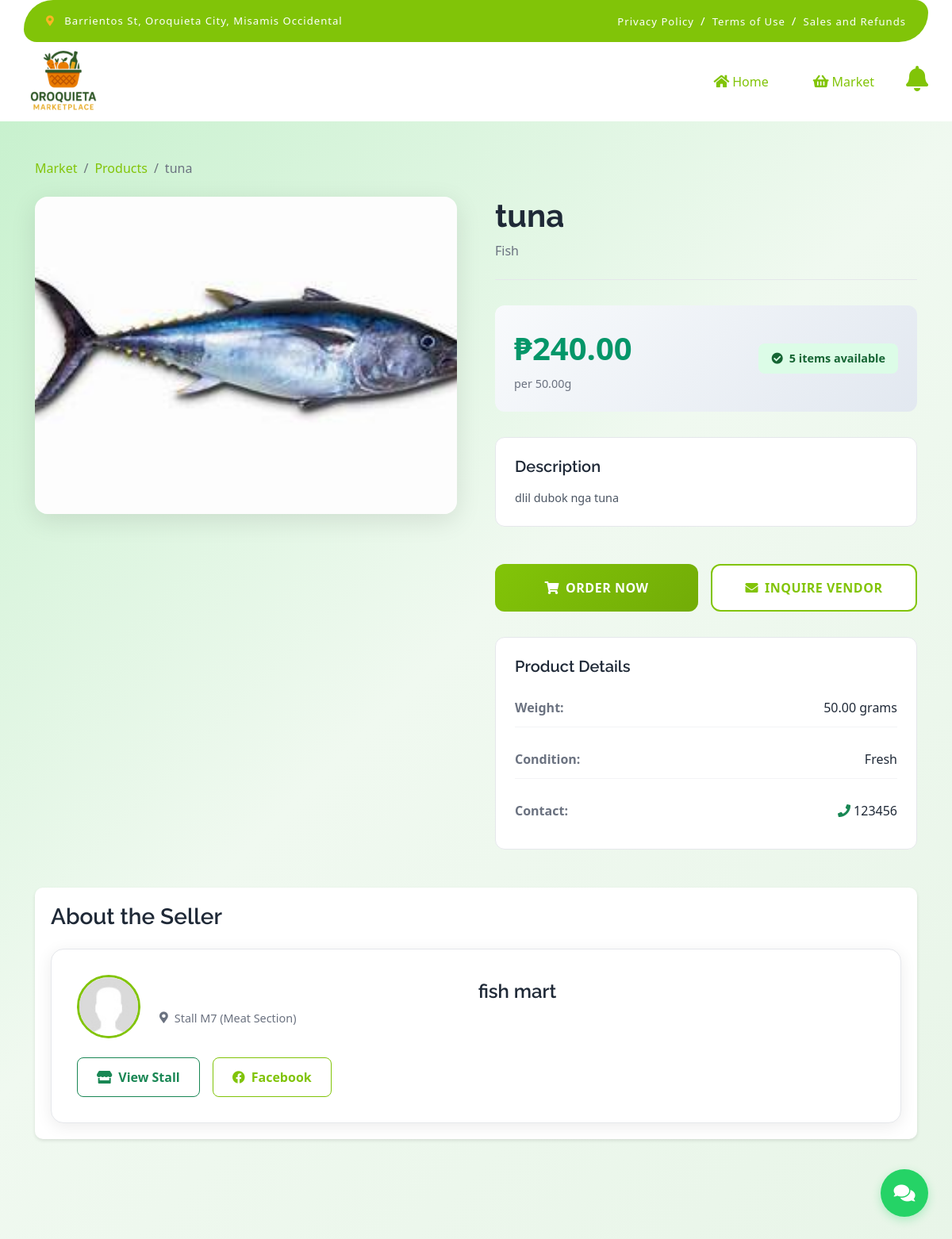
/customer/view_product.php?id=8, run on the app's committed database.
### tables this page shows
CREATE TABLE `products` (
  `id` int(11) NOT NULL,
  `seller_id` int(11) NOT NULL,
  `category_id` int(11) DEFAULT NULL,
  `name` varchar(255) NOT NULL,
  `description` text DEFAULT NULL,
  `price` decimal(10,2) NOT NULL,
  `stock_quantity` int(11) NOT NULL DEFAULT 0,
  `weight` decimal(10,2) DEFAULT NULL,
  `is_featured` tinyint(1) DEFAULT 0,
  `is_active` tinyint(1) DEFAULT 1,
  `created_at` timestamp NOT NULL DEFAULT current_timestamp(),
  `updated_at` timestamp NOT NULL DEFAULT current_timestamp() ON UPDATE current_timestamp()
);

CREATE TABLE `product_images` (
  `id` int(11) NOT NULL,
  `product_id` int(11) NOT NULL,
  `image_path` varchar(255) NOT NULL,
  `is_primary` tinyint(1) DEFAULT 0,
  `display_order` int(11) DEFAULT 0,
  `created_at` timestamp NOT NULL DEFAULT current_timestamp()
);

CREATE TABLE `categories` (
  `id` int(11) NOT NULL,
  `name` varchar(100) NOT NULL,
  `icon` varchar(10) DEFAULT NULL COMMENT 'Emoji or icon character',
  `description` text DEFAULT NULL,
  `parent_id` int(11) DEFAULT NULL,
  `image` varchar(255) DEFAULT NULL,
  `is_active` tinyint(1) DEFAULT 1,
  `created_at` timestamp NOT NULL DEFAULT current_timestamp(),
  `updated_at` timestamp NOT NULL DEFAULT current_timestamp() ON UPDATE current_timestamp()
);

CREATE TABLE `seller_applications` (
  `id` int(11) NOT NULL,
  `seller_id` int(11) NOT NULL,
  `business_name` varchar(255) NOT NULL,
  `business_phone` varchar(20) NOT NULL,
  `tax_id` varchar(50) DEFAULT NULL,
  `documents_submitted` text DEFAULT NULL,
  `selected_stall` varchar(10) DEFAULT NULL,
  `status` enum('pending','approved','rejected') DEFAULT 'pending',
  `admin_notes` text DEFAULT NULL,
  `created_at` timestamp NOT NULL DEFAULT current_timestamp(),
  `updated_at` timestamp NOT NULL DEFAULT current_timestamp() ON UPDATE current_timestamp()
);

CREATE TABLE `stalls` (
  `id` int(11) NOT NULL,
  `stall_number` varchar(20) NOT NULL,
  `floor_number` int(11) NOT NULL,
  `section` varchar(50) NOT NULL,
  `size` decimal(10,2) NOT NULL,
  `monthly_rent` decimal(10,2) NOT NULL,
  `status` enum('available','occupied','maintenance','reserved') DEFAULT 'available',
  `current_seller_id` int(11) DEFAULT NULL,
  `description` text DEFAULT NULL,
  `amenities` text DEFAULT NULL,
  `created_at` timestamp NOT NULL DEFAULT current_timestamp(),
  `updated_at` timestamp NOT NULL DEFAULT current_timestamp() ON UPDATE current_timestamp()
);

### customer/view_product.php (the view, shortened to what this page needs)
<?php
require_once 'header.php';
require_once '../includes/db_connect.php';
$product_id = isset($_GET['id']) ? (int) $_GET['id'] : 0;
try {
    $stmt = $pdo->prepare("
        SELECT
            p.*,
            s.id as seller_id,
            s.first_name,
            s.last_name,
            s.username as seller_username,
            s.profile_image,
            s.facebook_url,
            c.name as category_name,
            c.icon as category_icon,
            sa.business_name,
            sa.business_phone,
            st.stall_number,
            st.section as stall_section,
            pi.image_path as primary_image
        FROM products p
        LEFT JOIN sellers s ON p.seller_id = s.id
        LEFT JOIN categories c ON p.category_id = c.id
        LEFT JOIN seller_applications sa ON s.id = sa.seller_id AND sa.status = 'approved'
        LEFT JOIN stalls st ON st.current_seller_id = s.id AND st.status = 'occupied'
        LEFT JOIN product_images pi ON p.id = pi.product_id AND pi.is_primary = 1
        WHERE p.id = ? AND p.is_active = 1 AND s.status = 'approved'
    ");
    $stmt->execute([$product_id]);
    $product = $stmt->fetch(PDO::FETCH_ASSOC);
} catch (PDOException $e) {
    error_log("Database error: " . $e->getMessage());
    header('Location: index.php');
    exit();
}
function formatPrice($price)
{
    return '₱' . number_format($price, 2);
}
function getSellerDisplayName($product)
{
    if (!empty($product['business_name'])) {
        return $product['business_name'];
    } elseif (!empty($product['first_name']) && !empty($product['last_name'])) {
        return $product['first_name'] . ' ' . $product['last_name'];
    } else {
        return $product['seller_username'];
    }
}
?>
<div class="main-content">
    <div class="container py-5">
        <nav aria-label="breadcrumb" class="mb-4">
            <ol class="breadcrumb">
                <li class="breadcrumb-item"><a href="index.php">Market</a></li>
                <li class="breadcrumb-item"><a href="index.php">Products</a></li>
                <li class="breadcrumb-item active" aria-current="page"><?php echo htmlspecialchars($product['name']); ?>
                </li>
            </ol>
        </nav>
        <div class="product-details-container">
            <div class="product-images-section">
                <div class="main-image-container">
                    <?php
                    $main_image = !empty($product['primary_image']) ? '../' . $product['primary_image'] : '../assets/img/fruite-item-1.jpg';
                    ?>
                    <img src="<?php echo htmlspecialchars($main_image); ?>"
                        alt="<?php echo htmlspecialchars($product['name']); ?>" id="main-product-image"
                        class="main-product-image">
                </div>
            </div>
            <div class="product-info-section">
                <div class="product-header">
                    <h1 class="product-title"><?php echo htmlspecialchars($product['name']); ?></h1>
                    <div class="product-category">
                        <span
                            class="category-name"><?php echo htmlspecialchars($product['category_name'] ?? 'Uncategorized'); ?></span>
                    </div>
                </div>
                <div class="product-price-section">
                    <div class="price-display">
                        <span class="price-amount"><?php echo formatPrice($product['price']); ?></span>
                        <?php if (!empty($product['weight']) && $product['weight'] > 0): ?>
                                <span class="price-unit">per <?php echo $product['weight']; ?>g</span>
                        <?php endif; ?>
                    </div>
                    <div
                        class="stock-status <?php echo $product['stock_quantity'] > 0 ? 'in-stock' : 'out-of-stock'; ?>">
                        <i
                            class="fas <?php echo $product['stock_quantity'] > 0 ? 'fa-check-circle' : 'fa-times-circle'; ?>"></i>
                        <span>
                            <?php if ($product['stock_quantity'] > 0): ?>
                                    <?php echo $product['stock_quantity']; ?> items available
                            <?php else: ?>
                                    Out of stock
                            <?php endif; ?>
                        </span>
                    </div>
                </div>
                <?php if (!empty($product['description'])): ?>
                        <div class="product-description">
                            <h3>Description</h3>
                            <p><?php echo nl2br(htmlspecialchars($product['description'])); ?></p>
                        </div>
                <?php endif; ?>
                <div class="product-actions">
                     <?php if ($product['stock_quantity'] > 0): ?>
                            <button class="btn btn-primary order-btn" onclick="orderProduct(<?php echo $product['id']; ?>)">
                                <i class="fas fa-shopping-cart"></i>
                                <span>Order Now</span>
                            </button>
                            <button class="btn btn-outline-primary message-btn"
                                onclick="startChatWithSeller(<?php echo $product['seller_id']; ?>, <?php echo $product['id']; ?>)">
                                <i class="fas fa-envelope"></i>
                                <span>Inquire Vendor</span>
                            </button>
                    <?php endif; ?>
                </div>
                <div class="product-details">
                    <h3>Product Details</h3>
                    <div class="details-grid">
                        <?php if (!empty($product['weight']) && $product['weight'] > 0): ?>
                                <div class="detail-item">
                                    <span class="detail-label">Weight:</span>
                                    <span class="detail-value"><?php echo $product['weight']; ?> grams</span>
                                </div>
                        <?php endif; ?>
                        <div class="detail-item">
                            <span class="detail-label">Condition:</span>
                            <span class="detail-value">Fresh</span>
                        </div>
                        <div class="detail-item">
                            <span class="detail-label">Contact:</span>
                            <span class="detail-value">
                                <?php if (!empty($product['business_phone'])): ?>
                                        <i class="fas fa-phone text-success"></i>
                                        <?php echo htmlspecialchars($product['business_phone']); ?>
                                <?php else: ?>
                                        Available via message
                                <?php endif; ?>
                            </span>
                        </div>
                    </div>
                </div>
            </div>
        </div>
        <div class="store-section">
            <h2>About the Seller</h2>
            <div class="store-card">
                <div class="store-header">
                    <div class="store-avatar">
                        <?php
                        $profile_image = !empty($product['profile_image']) ? '../' . $product['profile_image'] : '../assets/img/avatar.jpg';
                        ?>
                        <img src="<?php echo htmlspecialchars($profile_image); ?>" alt="Store Avatar">
                    </div>
                    <div class="store-info">
                        <h3 class="store-name"><?php echo htmlspecialchars(getSellerDisplayName($product)); ?></h3>
                        <div class="store-location">
                            <?php if (!empty($product['stall_number'])): ?>
                                    <i class="fas fa-map-marker-alt"></i>
                                    <span>Stall <?php echo htmlspecialchars($product['stall_number']); ?>
                                        (<?php echo htmlspecialchars($product['stall_section']); ?>)</span>
                            <?php else: ?>
                                    <i class="fas fa-store"></i>
                                    <span>Marketplace Vendor</span>
                            <?php endif; ?>
                        </div>
                    </div>
                </div>
                <div class="store-actions">
                    <?php if (!empty($product['stall_number'])): ?>
                            <a href="stall_view.php?stall=<?php echo urlencode($product['stall_number']); ?>"
                                class="btn btn-outline-success">
                                <i class="fas fa-store"></i>
                                View Stall
                            </a>
                    <?php endif; ?>
                    <?php if (!empty($product['facebook_url'])): ?>
                            <a href="<?php echo htmlspecialchars($product['facebook_url']); ?>" target="_blank"
                                class="btn btn-outline-primary">
                                <i class="fab fa-facebook"></i>
                                Facebook
                            </a>
                    <?php endif; ?>
                </div>
            </div>
        </div>
    </div>
</div>
<link rel="stylesheet" href="css/chat.css">
</body>
</html>

### customer/css/view_product.css (style rules this page uses)
.store-section { background: #fff; padding: 20px; border-radius: 10px; box-shadow: 0 2px 4px rgba(0, 0, 0, 0.1); }
.store-card { text-align: center; }
.store-name { font-size: 1.5rem; color: #333; margin-bottom: 10px; }
.product-description { color: #666; line-height: 1.6; }

### customer/css/view_stall.css (style rules this page uses)
.product-description { color: #666; font-size: 0.9rem; margin-bottom: 15px; line-height: 1.4; }

### assets/css/style.css (style rules this page uses)
.btn { font-weight: 600; transition: .5s; }

### customer/css/index.css (style rules this page uses)
* { margin: 0; padding: 0; box-sizing: border-box; }
body { font-family: 'Segoe UI', Tahoma, Geneva, Verdana, sans-serif; background: linear-gradient(135deg, #c3f0ca 0%, #f0f9f0 50%, #e8f5e8 100%); background-attachment: fixed; display: flex; min-height: 100vh; color: #333; padding-top: 120px; }
.main-content { flex: 1; padding: 2rem; overflow-x: hidden; margin-top: 0; }

### data on the page
products: name "tuna", product_images.image_path (picture), category.name "Fish", price "₱240.00", weight "50.00", stock_quantity "5", description "dlil dubok nga tuna", seller_applications.business_phone "123456", seller_applications.business_name "fish mart", stalls.stall_number "M7", stalls.section "Meat Section"
